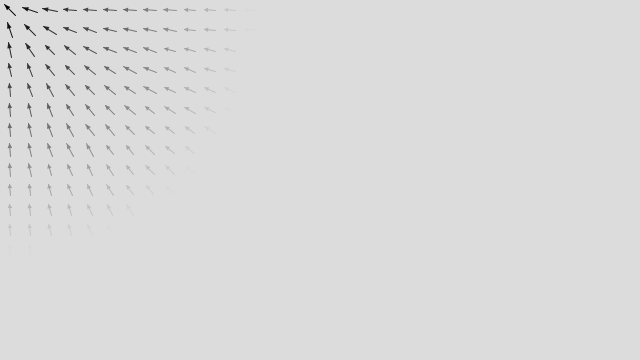
Frame 1 (no input)
Frame 60 (the mouse pressed at the canvas centre just before this capture): identical to frame 1, image omitted
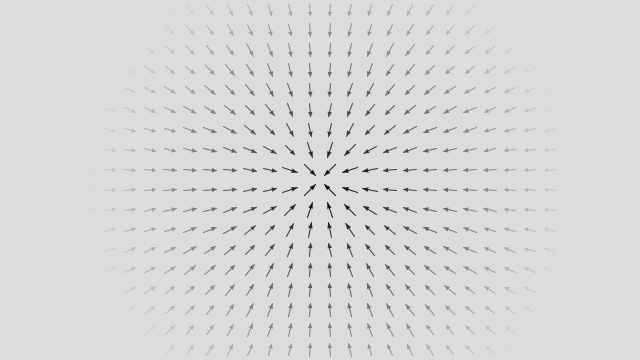
Frame 120 (the mouse held since frame 60 and released just before this capture)

The Processing sketch that drew these frames (run headless with seeded random() and noise(); from frame 60 on, the mouse is pressed at the canvas centre):

// Processing sketch: processing_49000
// ── processing_49000.pde

import java.util.ArrayList;  // maybe needed for openProcessing

int APP_WIDTH;
int APP_HEIGHT;
ArrayList<VectorPointer> vectors;


void setup() {
  APP_WIDTH = 640;
  APP_HEIGHT = 360;
  size(640, 360); // must hardcode for web version.
  frameRate(24);
  background(220);
  smooth();
  fillVectorPointerArrayList();
}


void draw() { 
  background(220);
  for( VectorPointer vp : vectors){
    vp.display();
  }
  
}


void fillVectorPointerArrayList(){
  vectors = new ArrayList<VectorPointer>();
  for( int i = 0; i < APP_WIDTH; i+=20){
    for ( int j = 0; j < APP_HEIGHT; j+=20){
      vectors.add(new VectorPointer(new PVector(i,j)));
    }
  }
}


// second tab 


class VectorPointer{
  PVector pos;
  PVector loc1;
  PVector loc2;
  PVector arrowPoint1;
  PVector arrowPoint2;
  PVector origin = new PVector(0,0);
  PVector longestReach = new PVector(APP_WIDTH, APP_HEIGHT);
    
  int _degrees;
  int _distance;
  int _maxDistance;
  float _diagonal;
  
  int arrowRadius = 10;
  float amt;
  color arrowColor;
  color distantColor = color(220, 220, 220);
  color closeColor = color(0,0,0);


  VectorPointer(PVector pos){
    this.pos = pos;
    _maxDistance = int(distance(origin, longestReach)/3.0);
    _diagonal = float(distance(origin, longestReach));
  } 
  
  
  void display(){
    configArrow();
    drawArrow();
  }
  
  
  void configArrow(){
    detectDistanceFromMouse();
    setArrowRadius();
    setColor();
    initDegrees(); 
    setCoordinates();
  }
  
  
  void drawArrow(){
    drawArrowLine();
    drawArrowHead();
  }
  
  
  void detectDistanceFromMouse(){
    _distance = distance(pos, new PVector(mouseX, mouseY)); 
  }
  
  
  void setArrowRadius(){
    int preCorrectionRadiusValue = int(map(_distance, _diagonal, 0.0, 2.0, 10.0) * .85) ;
    if (preCorrectionRadiusValue <= 2) arrowRadius = 2; 
    else arrowRadius = preCorrectionRadiusValue;
  }
  
  
  void setColor(){
    if (_distance <= _maxDistance) adjustColor();
    else arrowColor = distantColor;
  }
  
  
  void adjustColor(){
    amt = 1 / (_maxDistance / (_distance +0.002));  // weirdo!
    arrowColor = lerpColor(closeColor, distantColor, amt); 
  }
  
  
  void drawArrowLine(){
    stroke(arrowColor);
    strokeWeight(1);
    line(loc1.x, loc1.y, loc2.x, loc2.y);
  }
  
  
  void drawArrowHead(){
    fill(arrowColor);
    noStroke();
    beginShape();
      vertex(loc1.x, loc1.y);
      vertex(arrowPoint1.x, arrowPoint1.y);
      vertex(arrowPoint2.x, arrowPoint2.y);    
    endShape(CLOSE);    
  }
  
    
  void initDegrees(){
    getAngle();
    adjustDegrees(); 
  }


  void setCoordinates(){
    loc1 = getPosFromDegrees(_degrees, arrowRadius);
    loc2 = getPosFromDegrees(_degrees+180, arrowRadius);
    arrowPoint1 = getPosFromDegrees(_degrees - 50, 3);
    arrowPoint2 = getPosFromDegrees(_degrees + 50, 3);
  }
  
  
  void getAngle(){
    float opposite = (pos.y + 10 - mouseY); 
    float adjacent = (pos.x + 10 - mouseX);
    float hypotenuse = sqrt((opposite*opposite) + (adjacent*adjacent));
    float radianValue = acos(adjacent/hypotenuse);
    _degrees = int(abs(degrees(radianValue)));
  }
  
  
  PVector getPosFromDegrees(int _degrees, int _radius){
    float coordinate_x = ((pos.x + 10) + cos(radians(_degrees))*_radius);
    float coordinate_y = ((pos.y + 10) + sin(radians(_degrees))*_radius);
    return new PVector(coordinate_x, coordinate_y);
  } 

  
  void adjustDegrees(){
    if (pos.x+10 <= mouseX && pos.y+10 <= mouseY){
          _degrees = 180 - _degrees;
    }
    if (pos.x+10 <= mouseX && pos.y+10 > mouseY){
          _degrees = 180 + _degrees;
    }    
    if (pos.x+10 > mouseX && pos.y+10 <= mouseY){
          _degrees = - _degrees + 180;
    }    
    if (pos.x+10 > mouseX && pos.y+10 > mouseY){
          _degrees = _degrees - 180;
    }  
  }


  int distance(PVector pos1, PVector pos2){
    return int(dist(pos1.x, pos1.y, pos2.x, pos2.y));
  } 
  
}
